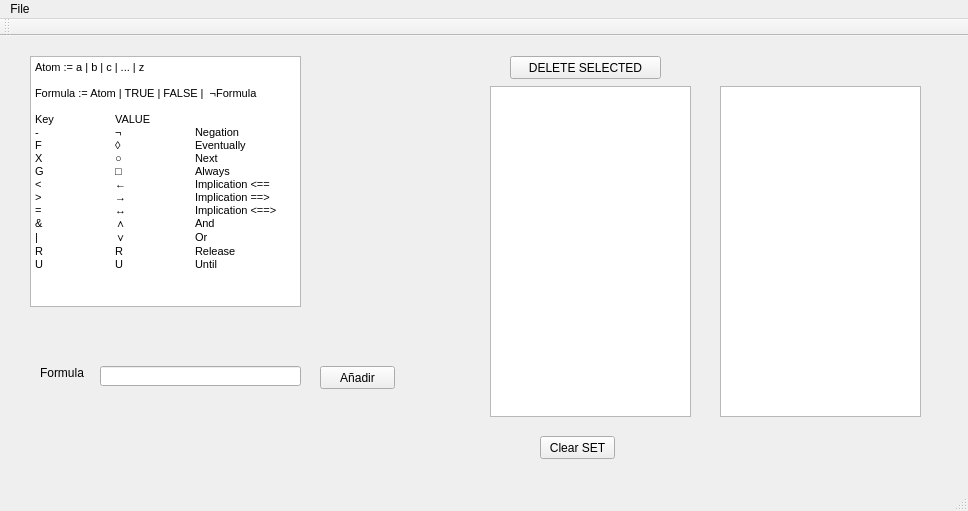
<?xml version="1.0" encoding="UTF-8"?>
<ui version="4.0">
 <class>MainWindow</class>
 <widget class="QMainWindow" name="MainWindow">
  <property name="geometry">
   <rect>
    <x>0</x>
    <y>0</y>
    <width>968</width>
    <height>511</height>
   </rect>
  </property>
  <property name="windowTitle">
   <string>MOMO</string>
  </property>
  <property name="windowIcon">
   <iconset>
    <normaloff>../../Foto logo.jpg</normaloff>../../Foto logo.jpg</iconset>
  </property>
  <widget class="QWidget" name="centralWidget">
   <widget class="QLineEdit" name="lineEdit">
    <property name="geometry">
     <rect>
      <x>100</x>
      <y>330</y>
      <width>201</width>
      <height>20</height>
     </rect>
    </property>
   </widget>
   <widget class="QListView" name="listViewSet">
    <property name="geometry">
     <rect>
      <x>490</x>
      <y>50</y>
      <width>201</width>
      <height>331</height>
     </rect>
    </property>
    <property name="editTriggers">
     <set>QAbstractItemView::NoEditTriggers</set>
    </property>
   </widget>
   <widget class="QListView" name="listView_2">
    <property name="geometry">
     <rect>
      <x>720</x>
      <y>50</y>
      <width>201</width>
      <height>331</height>
     </rect>
    </property>
   </widget>
   <widget class="QPushButton" name="pBAnadir">
    <property name="geometry">
     <rect>
      <x>320</x>
      <y>330</y>
      <width>75</width>
      <height>23</height>
     </rect>
    </property>
    <property name="text">
     <string>Añadir</string>
    </property>
   </widget>
   <widget class="QPushButton" name="pBClearSET">
    <property name="geometry">
     <rect>
      <x>540</x>
      <y>400</y>
      <width>75</width>
      <height>23</height>
     </rect>
    </property>
    <property name="text">
     <string>Clear SET</string>
    </property>
   </widget>
   <widget class="QTextBrowser" name="textBrowser">
    <property name="geometry">
     <rect>
      <x>30</x>
      <y>20</y>
      <width>271</width>
      <height>251</height>
     </rect>
    </property>
    <property name="html">
     <string>&lt;!DOCTYPE HTML PUBLIC &quot;-//W3C//DTD HTML 4.0//EN&quot; &quot;http://www.w3.org/TR/REC-html40/strict.dtd&quot;&gt;
&lt;html&gt;&lt;head&gt;&lt;meta name=&quot;qrichtext&quot; content=&quot;1&quot; /&gt;&lt;style type=&quot;text/css&quot;&gt;
p, li { white-space: pre-wrap; }
&lt;/style&gt;&lt;/head&gt;&lt;body style=&quot; font-family:'MS Shell Dlg 2'; font-size:8.25pt; font-weight:400; font-style:normal;&quot;&gt;
&lt;p style=&quot; margin-top:0px; margin-bottom:0px; margin-left:0px; margin-right:0px; -qt-block-indent:0; text-indent:0px;&quot;&gt;&lt;span style=&quot; font-size:8pt;&quot;&gt;Atom := a | b | c | ... | z&lt;/span&gt;&lt;/p&gt;
&lt;p style=&quot;-qt-paragraph-type:empty; margin-top:0px; margin-bottom:0px; margin-left:0px; margin-right:0px; -qt-block-indent:0; text-indent:0px; font-size:8pt;&quot;&gt;&lt;br /&gt;&lt;/p&gt;
&lt;p style=&quot; margin-top:0px; margin-bottom:0px; margin-left:0px; margin-right:0px; -qt-block-indent:0; text-indent:0px;&quot;&gt;&lt;span style=&quot; font-size:8pt;&quot;&gt;Formula := Atom | TRUE | FALSE |  &lt;/span&gt;&lt;span style=&quot; font-size:8pt; color:#000000;&quot;&gt;¬Formula&lt;/span&gt;&lt;/p&gt;
&lt;p style=&quot;-qt-paragraph-type:empty; margin-top:0px; margin-bottom:0px; margin-left:0px; margin-right:0px; -qt-block-indent:0; text-indent:0px; font-size:8pt; color:#000000;&quot;&gt;&lt;br /&gt;&lt;/p&gt;
&lt;p style=&quot; margin-top:0px; margin-bottom:0px; margin-left:0px; margin-right:0px; -qt-block-indent:0; text-indent:0px;&quot;&gt;&lt;span style=&quot; font-size:8pt; color:#000000;&quot;&gt;Key	VALUE	&lt;/span&gt;&lt;/p&gt;
&lt;p style=&quot; margin-top:0px; margin-bottom:0px; margin-left:0px; margin-right:0px; -qt-block-indent:0; text-indent:0px;&quot;&gt;&lt;span style=&quot; font-size:8pt; color:#000000;&quot;&gt;-	¬	Negation&lt;/span&gt;&lt;/p&gt;
&lt;p style=&quot; margin-top:0px; margin-bottom:0px; margin-left:0px; margin-right:0px; -qt-block-indent:0; text-indent:0px;&quot;&gt;&lt;span style=&quot; font-size:8pt; color:#000000;&quot;&gt;F	◊	Eventually&lt;/span&gt;&lt;/p&gt;
&lt;p style=&quot; margin-top:0px; margin-bottom:0px; margin-left:0px; margin-right:0px; -qt-block-indent:0; text-indent:0px;&quot;&gt;&lt;span style=&quot; font-size:8pt; color:#000000;&quot;&gt;X	○	Next&lt;/span&gt;&lt;/p&gt;
&lt;p style=&quot; margin-top:0px; margin-bottom:0px; margin-left:0px; margin-right:0px; -qt-block-indent:0; text-indent:0px;&quot;&gt;&lt;span style=&quot; font-size:8pt; color:#000000;&quot;&gt;G	□	Always&lt;/span&gt;&lt;/p&gt;
&lt;p style=&quot; margin-top:0px; margin-bottom:0px; margin-left:0px; margin-right:0px; -qt-block-indent:0; text-indent:0px;&quot;&gt;&lt;span style=&quot; font-size:8pt; color:#000000;&quot;&gt;&amp;lt;	←	Implication &amp;lt;==&lt;/span&gt;&lt;/p&gt;
&lt;p style=&quot; margin-top:0px; margin-bottom:0px; margin-left:0px; margin-right:0px; -qt-block-indent:0; text-indent:0px;&quot;&gt;&lt;span style=&quot; font-size:8pt; color:#000000;&quot;&gt;&amp;gt;	→	Implication ==&amp;gt;&lt;/span&gt;&lt;/p&gt;
&lt;p style=&quot; margin-top:0px; margin-bottom:0px; margin-left:0px; margin-right:0px; -qt-block-indent:0; text-indent:0px;&quot;&gt;&lt;span style=&quot; font-size:8pt; color:#000000;&quot;&gt;=	↔	Implication &amp;lt;==&amp;gt;&lt;/span&gt;&lt;/p&gt;
&lt;p style=&quot; margin-top:0px; margin-bottom:0px; margin-left:0px; margin-right:0px; -qt-block-indent:0; text-indent:0px;&quot;&gt;&lt;span style=&quot; font-size:8pt; color:#000000;&quot;&gt;&amp;amp;	∧	And&lt;/span&gt;&lt;/p&gt;
&lt;p style=&quot; margin-top:0px; margin-bottom:0px; margin-left:0px; margin-right:0px; -qt-block-indent:0; text-indent:0px;&quot;&gt;&lt;span style=&quot; font-size:8pt; color:#000000;&quot;&gt;|	∨	Or&lt;/span&gt;&lt;/p&gt;
&lt;p style=&quot; margin-top:0px; margin-bottom:0px; margin-left:0px; margin-right:0px; -qt-block-indent:0; text-indent:0px;&quot;&gt;&lt;span style=&quot; font-size:8pt; color:#000000;&quot;&gt;R	R	Release&lt;/span&gt;&lt;/p&gt;
&lt;p style=&quot; margin-top:0px; margin-bottom:0px; margin-left:0px; margin-right:0px; -qt-block-indent:0; text-indent:0px;&quot;&gt;&lt;span style=&quot; font-size:8pt; color:#000000;&quot;&gt;U	U 	Until&lt;/span&gt;&lt;/p&gt;&lt;/body&gt;&lt;/html&gt;</string>
    </property>
   </widget>
   <widget class="QPushButton" name="pBDeleteSET">
    <property name="geometry">
     <rect>
      <x>510</x>
      <y>20</y>
      <width>151</width>
      <height>23</height>
     </rect>
    </property>
    <property name="text">
     <string>DELETE SELECTED</string>
    </property>
   </widget>
   <widget class="QLabel" name="label">
    <property name="geometry">
     <rect>
      <x>40</x>
      <y>330</y>
      <width>46</width>
      <height>13</height>
     </rect>
    </property>
    <property name="text">
     <string>Formula</string>
    </property>
   </widget>
  </widget>
  <widget class="QMenuBar" name="menuBar">
   <property name="geometry">
    <rect>
     <x>0</x>
     <y>0</y>
     <width>968</width>
     <height>21</height>
    </rect>
   </property>
   <widget class="QMenu" name="menuFile">
    <property name="title">
     <string>File</string>
    </property>
    <addaction name="actionOpen"/>
    <addaction name="actionSave"/>
    <addaction name="separator"/>
    <addaction name="actionExit"/>
   </widget>
   <addaction name="menuFile"/>
  </widget>
  <widget class="QToolBar" name="mainToolBar">
   <attribute name="toolBarArea">
    <enum>TopToolBarArea</enum>
   </attribute>
   <attribute name="toolBarBreak">
    <bool>false</bool>
   </attribute>
  </widget>
  <widget class="QStatusBar" name="statusBar"/>
  <action name="actionOpen">
   <property name="text">
    <string>Open</string>
   </property>
  </action>
  <action name="actionSave">
   <property name="text">
    <string>Save</string>
   </property>
  </action>
  <action name="actionExit">
   <property name="text">
    <string>Exit</string>
   </property>
  </action>
 </widget>
 <layoutdefault spacing="6" margin="11"/>
 <resources/>
 <connections/>
</ui>
